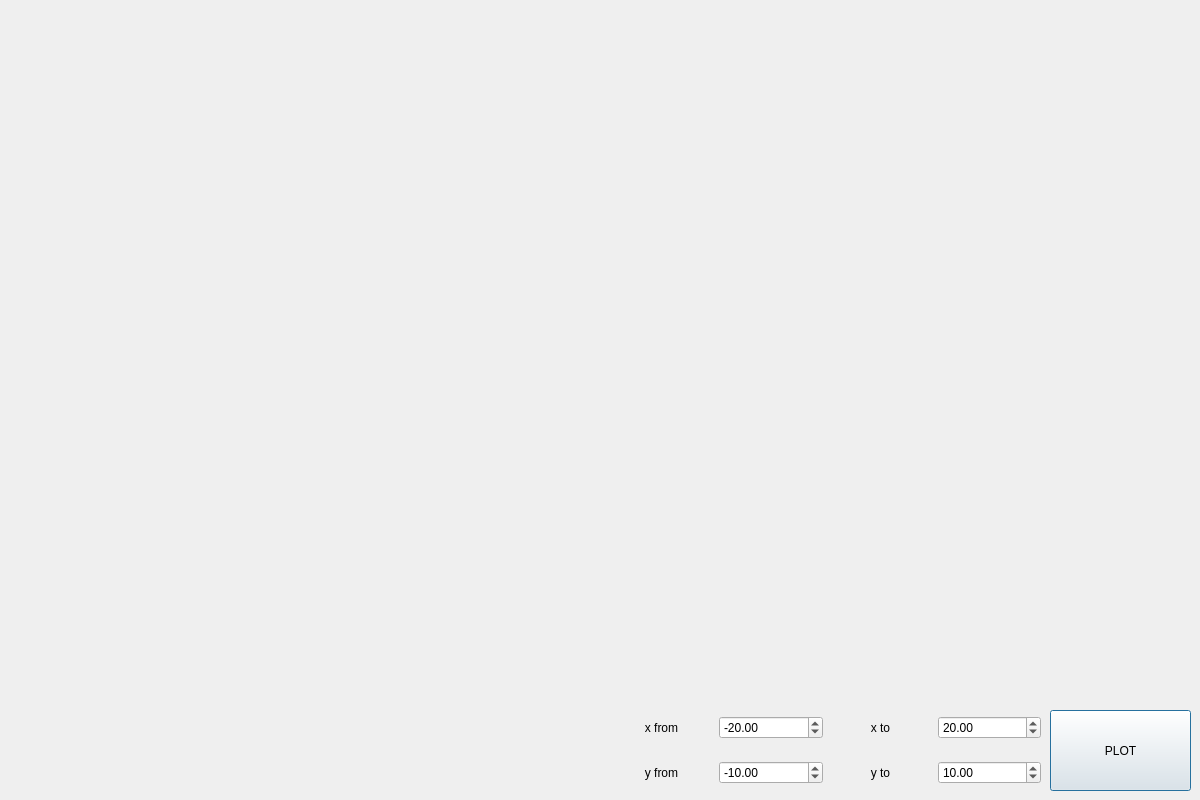
<?xml version="1.0" encoding="UTF-8"?>
<ui version="4.0">
 <class>Graph</class>
 <widget class="QDialog" name="Graph">
  <property name="geometry">
   <rect>
    <x>0</x>
    <y>0</y>
    <width>1200</width>
    <height>800</height>
   </rect>
  </property>
  <property name="minimumSize">
   <size>
    <width>1200</width>
    <height>800</height>
   </size>
  </property>
  <property name="maximumSize">
   <size>
    <width>1200</width>
    <height>800</height>
   </size>
  </property>
  <property name="windowTitle">
   <string>Dialog</string>
  </property>
  <widget class="QCustomPlot" name="graph" native="true">
   <property name="geometry">
    <rect>
     <x>0</x>
     <y>0</y>
     <width>1200</width>
     <height>700</height>
    </rect>
   </property>
  </widget>
  <widget class="QLabel" name="label">
   <property name="geometry">
    <rect>
     <x>0</x>
     <y>700</y>
     <width>600</width>
     <height>100</height>
    </rect>
   </property>
   <property name="font">
    <font>
     <pointsize>20</pointsize>
     <bold>true</bold>
    </font>
   </property>
   <property name="text">
    <string/>
   </property>
   <property name="alignment">
    <set>Qt::AlignCenter</set>
   </property>
  </widget>
  <widget class="QWidget" name="gridLayoutWidget">
   <property name="geometry">
    <rect>
     <x>610</x>
     <y>700</y>
     <width>431</width>
     <height>101</height>
    </rect>
   </property>
   <layout class="QGridLayout" name="gridLayout">
    <item row="1" column="1">
     <widget class="QDoubleSpinBox" name="yFrom">
      <property name="minimum">
       <double>-1000000.000000000000000</double>
      </property>
      <property name="maximum">
       <double>1000000.000000000000000</double>
      </property>
      <property name="singleStep">
       <double>0.100000000000000</double>
      </property>
      <property name="value">
       <double>-10.000000000000000</double>
      </property>
     </widget>
    </item>
    <item row="0" column="0">
     <widget class="QLabel" name="label_2">
      <property name="text">
       <string>x from</string>
      </property>
      <property name="alignment">
       <set>Qt::AlignCenter</set>
      </property>
     </widget>
    </item>
    <item row="0" column="2">
     <widget class="QLabel" name="label_4">
      <property name="text">
       <string>x to</string>
      </property>
      <property name="alignment">
       <set>Qt::AlignCenter</set>
      </property>
     </widget>
    </item>
    <item row="1" column="2">
     <widget class="QLabel" name="label_5">
      <property name="text">
       <string>y to</string>
      </property>
      <property name="alignment">
       <set>Qt::AlignCenter</set>
      </property>
     </widget>
    </item>
    <item row="0" column="1">
     <widget class="QDoubleSpinBox" name="xFrom">
      <property name="minimum">
       <double>-1000000.000000000000000</double>
      </property>
      <property name="maximum">
       <double>1000000.000000000000000</double>
      </property>
      <property name="singleStep">
       <double>0.100000000000000</double>
      </property>
      <property name="value">
       <double>-20.000000000000000</double>
      </property>
     </widget>
    </item>
    <item row="1" column="0">
     <widget class="QLabel" name="label_3">
      <property name="text">
       <string>y from</string>
      </property>
      <property name="alignment">
       <set>Qt::AlignCenter</set>
      </property>
     </widget>
    </item>
    <item row="0" column="3">
     <widget class="QDoubleSpinBox" name="xTo">
      <property name="minimum">
       <double>-1000000.000000000000000</double>
      </property>
      <property name="maximum">
       <double>1000000.000000000000000</double>
      </property>
      <property name="singleStep">
       <double>0.100000000000000</double>
      </property>
      <property name="value">
       <double>20.000000000000000</double>
      </property>
     </widget>
    </item>
    <item row="1" column="3">
     <widget class="QDoubleSpinBox" name="yTo">
      <property name="minimum">
       <double>-1000000.000000000000000</double>
      </property>
      <property name="maximum">
       <double>1000000.000000000000000</double>
      </property>
      <property name="singleStep">
       <double>0.100000000000000</double>
      </property>
      <property name="value">
       <double>10.000000000000000</double>
      </property>
     </widget>
    </item>
   </layout>
  </widget>
  <widget class="QPushButton" name="pushButton">
   <property name="geometry">
    <rect>
     <x>1050</x>
     <y>710</y>
     <width>141</width>
     <height>81</height>
    </rect>
   </property>
   <property name="text">
    <string>PLOT</string>
   </property>
  </widget>
 </widget>
 <customwidgets>
  <customwidget>
   <class>QCustomPlot</class>
   <extends>QWidget</extends>
   <header>qcustomplot.h</header>
   <container>1</container>
  </customwidget>
 </customwidgets>
 <resources/>
 <connections/>
</ui>
